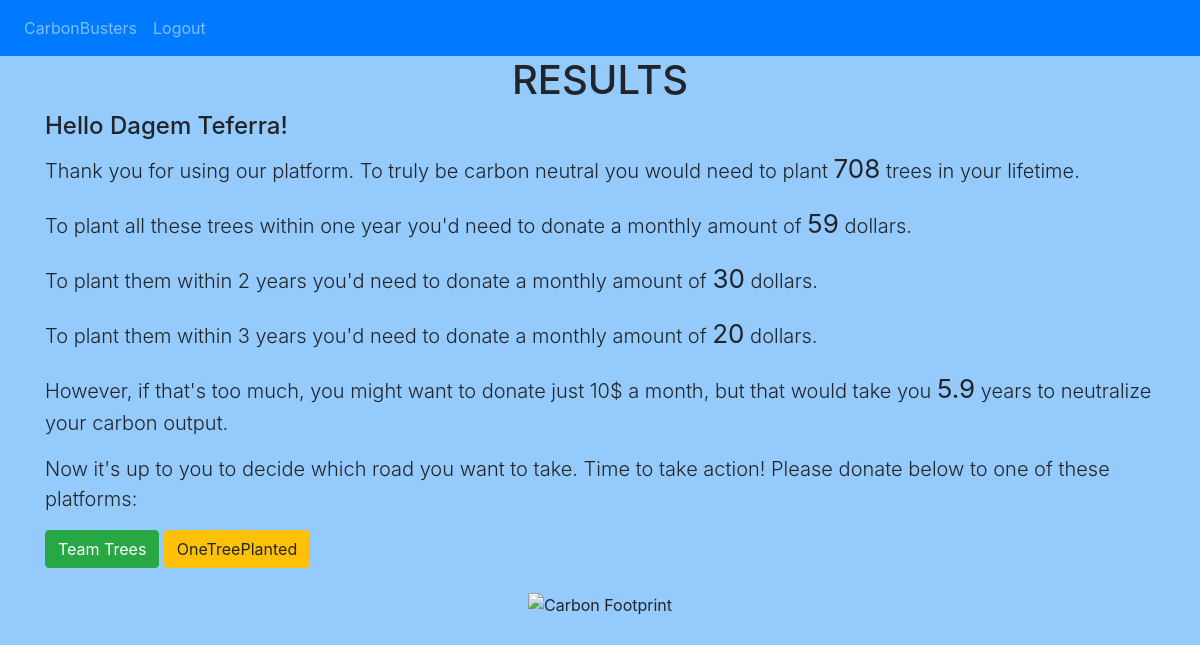
Screenshot of / (signed in) with the database file from the repository.
### website/models.py (models this page shows)
class User(db.Model, UserMixin):
    id = db.Column(db.Integer, primary_key=True)
    email = db.Column(db.String(150), unique=True)
    password = db.Column(db.String(150))
    first_Name = db.Column(db.String(150))
    last_Name = db.Column(db.String(150))
    co2emissions = db.Column(db.Integer)
    trees = db.Column(db.Integer)
    one_year = db.Column(db.Integer)
    two_years = db.Column(db.Integer)
    three_years = db.Column(db.Integer)
    ten_dollar = db.Column(db.Integer)

### website/views.py (the view)
@views.route('/')
@login_required
def home():
    return render_template('home.html', user=current_user)

### website/__init__.py (called while the page is built)
def create_app():
    app = Flask(__name__)
    app.config['SECRET_KEY'] = 'group project'
    app.config['SQLALCHEMY_DATABASE_URI'] = f'sqlite:///{DB_NAME}'
    db.init_app(app)
    from .views import views
    from .auth import auth
    app.register_blueprint(views, url_prefix='/')
    app.register_blueprint(auth, url_prefix='/')
    from .models import User
    create_database(app)
    login_manager = LoginManager()
    login_manager.login_view = 'auth.login'
    login_manager.init_app(app)
    @login_manager.user_loader
    def load_user(id):
        return User.query.get(int(id))
    return app

### website/templates/home.html
{% extends "base.html" %} {% block title %}Home{% endblock %} {% block content
    %}
    <body style="background-color:rgb(149, 202, 252);">
    <h1 align="center">RESULTS</h1>
    <h4>Hello {{ user.first_Name }} {{ user.last_Name }}! </h4>
    <p class="lead">Thank you for using our platform. To truly be carbon neutral you would need to plant <b style="font-size:130%;">{{ user.trees }}</b> trees in your lifetime.</p>
    <p class="lead">To plant all these trees within one year you'd need to donate a monthly amount of <b style="font-size:130%;">{{ user.one_year }}</b> dollars.</p>
    <p class="lead">To plant them within 2 years you'd need to donate a monthly amount of <b style="font-size:130%;">{{ user.two_years }}</b> dollars.</p>
    <p class="lead">To plant them within 3 years you'd need to donate a monthly amount of <b style="font-size:130%;">{{ user.three_years }}</b> dollars.</p>
    <p class="lead">However, if that's too much, you might want to donate just 10$ a month, but that would take you <b style="font-size:130%;">{{ user.ten_dollar }}</b> years to neutralize your carbon output.</p>
    <p class="lead">Now it's up to you to decide which road you want to take. Time to take action! Please donate below to one of these platforms:</p>
    <button onclick="window.location.href= 'https://teamtrees.org/';" target="_blank" rel="noopener noreferrer" type="button"  class="btn btn-success">Team Trees</button>       <button onclick="window.location.href= 'https://onetreeplanted.org/products/plant-trees?variant=31367539589182';" target="_blank" rel="noopener noreferrer" type="button" class="btn btn-warning">OneTreePlanted</button>
    <br><br>
    <p style="text-align:center;"><img src="https://legendpower.com/wp-content/uploads/2014/08/Footprint.png" alt="Carbon Footprint" width="250" height="400" class="center"></p>
    </body>
    {% endblock %}

### rows the page displays
User: first_Name "Dagem", last_Name "Teferra", trees "708", one_year "59", two_years "30", three_years "20", ten_dollar "5.9"
